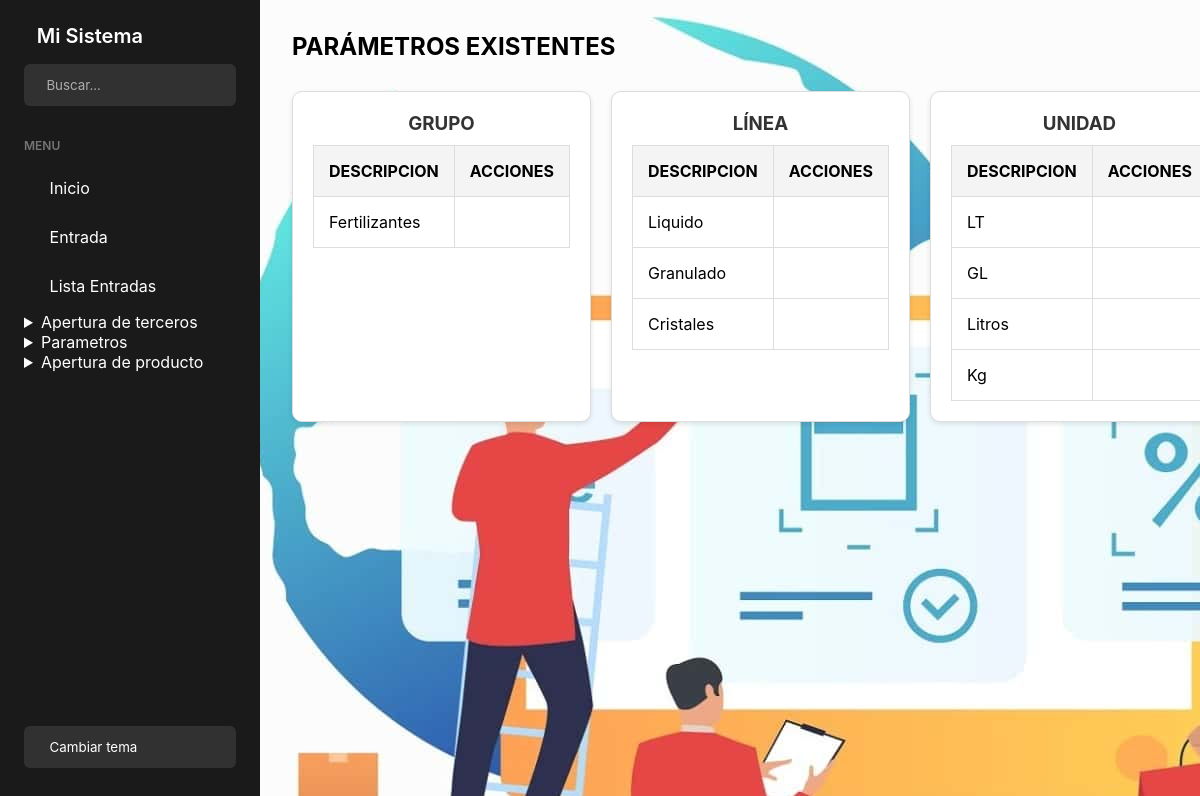
The page /listar_parametros/ on the database its author committed.
### app/models.py (models this page shows, shortened)
class ParametrosProducto(models.Model):
    grupo = models.CharField(max_length=100, blank=True, null=True)
    linea = models.CharField(max_length=100, blank=True, null=True)
    unidad = models.CharField(max_length=50, blank=True, null=True)

### app/views.py (the view)
# urls.py: path('listar_parametros/', views.listar_parametros, name='listar_parametros'),
def listar_parametros(request):
    parametros = ParametrosProducto.objects.all()
    return render(request, 'Parametros/listar_parametros.html', {'parametros': parametros})

### app/Templates/Parametros/listar_parametros.html (shortened to what this page needs)
<!DOCTYPE html>
<html lang="es">
<head>
    {% extends 'Home/base.html' %}
    {% block content %}
</head>
<body>
    <h2>PARÁMETROS EXISTENTES</h2>
    <div class="parameters-container">
        <div class="parametro">
            <h3>GRUPO</h3>
            <table>
                <thead>
                    <tr>
                        <th>DESCRIPCION</th>
                        <th>ACCIONES</th>
                    </tr>
                </thead>
                <tbody>
                    {% for parametro in parametros %}
                        {% if parametro.grupo %}
                            <tr>
                                <td>{{ parametro.grupo }}</td>
                                <td>
                                </td>
                            </tr>
                        {% endif %}
                    {% endfor %}
                </tbody>
            </table>
        </div>
        <div class="parametro">
            <h3>LÍNEA</h3>
            <table>
                <thead>
                    <tr>
                        <th>DESCRIPCION</th>
                        <th>ACCIONES</th>
                    </tr>
                </thead>
                <tbody>
                    {% for parametro in parametros %}
                        {% if parametro.linea %}
                            <tr>
                                <td>{{ parametro.linea }}</td>
                                <td>
                                </td>
                            </tr>
                        {% endif %}
                    {% endfor %}
                </tbody>
            </table>
        </div>
        <div class="parametro">
            <h3>UNIDAD</h3>
            <table>
                <thead>
                    <tr>
                        <th>DESCRIPCION</th>
                        <th>ACCIONES</th>
                    </tr>
                </thead>
                <tbody>
                    {% for parametro in parametros %}
                        {% if parametro.unidad %}
                            <tr>
                                <td>{{ parametro.unidad }}</td>
                                <td>
                                </td>
                            </tr>
                        {% endif %}
                    {% endfor %}
                </tbody>
            </table>
        </div>
    </div>
{% endblock %}

### app/static/css/base.css (style rules this page uses)
:root { --primary-color: #5dec6b; --sidebar-width: 260px; --sidebar-collapsed-width: 80px; --header-height: 60px; --sidebar-bg: #1a1a1a; --sidebar-color: #fff; --hover-bg: rgba(93, 236, 107, 0.1); }
* { margin: 0; padding: 0; box-sizing: border-box; font-family: 'Inter', sans-serif; }

### app/Templates/Parametros/listar_parametros.html (style rules this page uses)
.parameters-container { display: flex; gap: 20px; margin: 30px auto; max-width: 100%; }
.parametro { background: #ffffff; border: 1px solid #dddddd; border-radius: 10px; padding: 20px; box-shadow: 0 2px 5px rgba(0, 0, 0, 0.1); width: 100%; }
.parametro h3 { text-align: center; color: #333333; margin-bottom: 10px; }
table { width: 100%; border-collapse: collapse; text-align: left; }
th, td { border: 1px solid #dddddd; padding: 15px; }
th { background-color: #f4f4f4; text-align: center; }

### rows shown on the page
ParametrosProducto: grupo "Fertilizantes"
ParametrosProducto: linea "Liquido"
ParametrosProducto: linea "Granulado"
ParametrosProducto: linea "Cristales"
ParametrosProducto: unidad "LT"
ParametrosProducto: unidad "GL"
ParametrosProducto: unidad "Litros"
ParametrosProducto: unidad "Kg"
